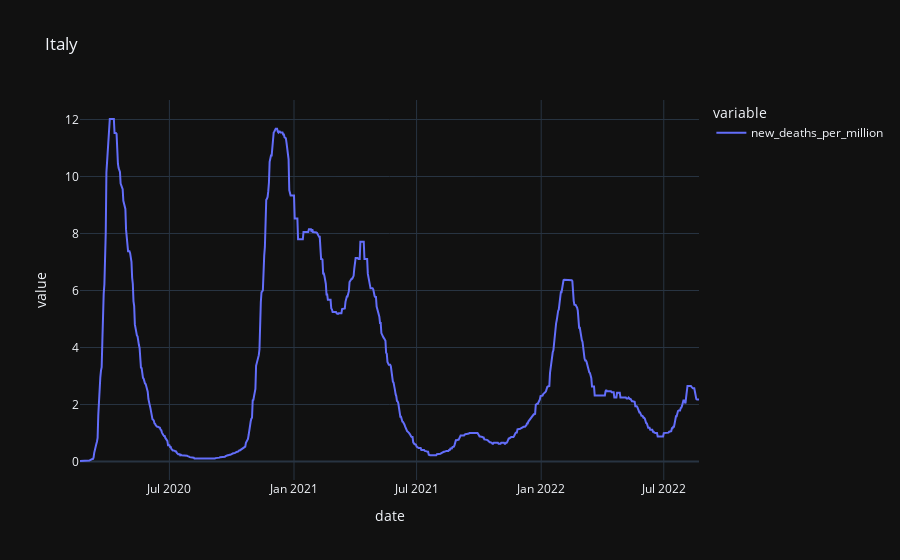

Source (notebook cell):
### Code cell
# plot multiple time series with moving avgs in a loop
import plotly.express as px
fig = px.line(df_country, x=df_country.index, y=["new_deaths_per_million"], title = country, template = 'plotly_dark')
fig.show()

### Figure 1 — Plotly figure (JSON) as saved in the notebook; plotly's stock layout.template omitted (floating-point values rounded to 4 significant figures; data arrays with more than 128 entries replaced by an {"elided": "..."} marker saying what was removed)
{"data": [{"hovertemplate": "variable=new_deaths_per_million<br>date=%{x}<br>value=%{y}<extra></extra>", "legendgroup": "new_deaths_per_million", "line": {"color": "#636efa", "dash": "solid"}, "marker": {"symbol": "circle"}, "mode": "lines", "name": "new_deaths_per_million", "orientation": "v", "showlegend": true, "type": "scatter", "x": {"elided": "915 str values"}, "xaxis": "x", "y": {"elided": "915 float values"}, "yaxis": "y"}], "layout": {"legend": {"title": {"text": "variable"}, "tracegroupgap": 0}, "title": {"text": "Italy"}, "xaxis": {"anchor": "y", "domain": [0, 1], "title": {"text": "date"}}, "yaxis": {"anchor": "x", "domain": [0, 1], "title": {"text": "value"}}}}
